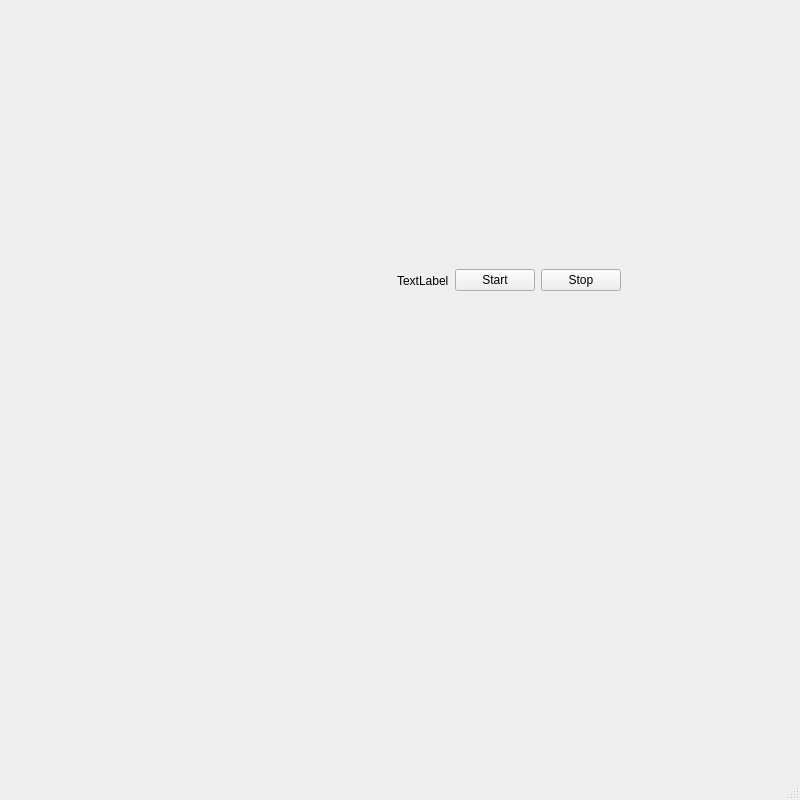
<?xml version="1.0" encoding="UTF-8"?>
<ui version="4.0">
 <class>MainWindow</class>
 <widget class="QMainWindow" name="MainWindow">
  <property name="geometry">
   <rect>
    <x>0</x>
    <y>0</y>
    <width>800</width>
    <height>800</height>
   </rect>
  </property>
  <property name="windowTitle">
   <string>MainWindow</string>
  </property>
  <widget class="QWidget" name="centralwidget">
   <widget class="QWidget" name="layoutWidget">
    <property name="geometry">
     <rect>
      <x>80</x>
      <y>250</y>
      <width>541</width>
      <height>61</height>
     </rect>
    </property>
    <layout class="QHBoxLayout" name="horizontalLayout">
     <item>
      <spacer name="horizontalSpacer">
       <property name="orientation">
        <enum>Qt::Horizontal</enum>
       </property>
       <property name="sizeHint" stdset="0">
        <size>
         <width>101</width>
         <height>46</height>
        </size>
       </property>
      </spacer>
     </item>
     <item>
      <widget class="QLabel" name="label">
       <property name="text">
        <string>TextLabel</string>
       </property>
      </widget>
     </item>
     <item>
      <widget class="QPushButton" name="pushButton">
       <property name="text">
        <string>Start</string>
       </property>
      </widget>
     </item>
     <item>
      <widget class="QPushButton" name="pushButton_2">
       <property name="text">
        <string>Stop</string>
       </property>
      </widget>
     </item>
    </layout>
   </widget>
  </widget>
  <widget class="QMenuBar" name="menubar">
   <property name="geometry">
    <rect>
     <x>0</x>
     <y>0</y>
     <width>800</width>
     <height>20</height>
    </rect>
   </property>
  </widget>
  <widget class="QStatusBar" name="statusbar"/>
 </widget>
 <resources/>
 <connections/>
</ui>
